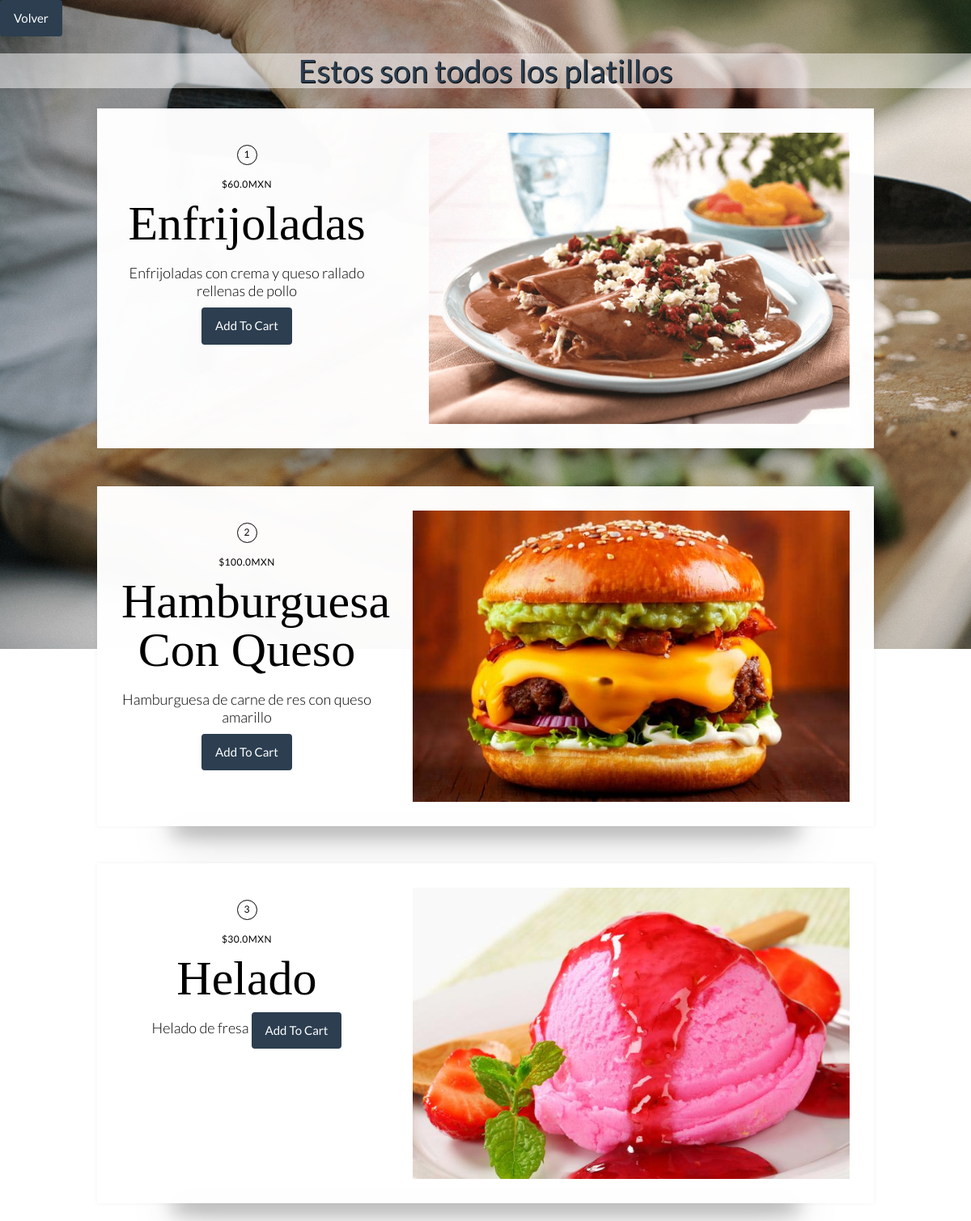
The page /ver_menu/ (signed in) on the database its author committed.
### platillo/models.py (models this page shows, shortened)
class Platillo(models.Model):
    id = models.AutoField(primary_key=True)
    nombre = models.CharField(max_length=200, unique=True)
    descripcion = models.CharField(max_length=500, null=True)
    precio = models.FloatField(null=False, default=0)
    imagen = models.ImageField(null=True, upload_to=directorio_imagen)
    categoria = models.ForeignKey(
        'categoria.Categoria', on_delete=models.CASCADE)
    class Meta:
        db_table = 'platillo'
        verbose_name_plural = "Platillos"

### cliente/views.py (the view)
# urls.py: path('ver_menu/', views.ver_menu, name="ver_menu"),
@login_required
def ver_menu(request):
    platillos = Platillo.objects.all()
    contexto = {"platillos": platillos}
    return render(request, "cliente/ver_menu.html", contexto)

### templates/cliente/ver_menu.html (shortened to what this page needs)
{% load static %}
<link rel="stylesheet" type="text/css" href={% static 'platillo/css/ver_platillos.css'%}>
<link rel="stylesheet" href="{% static 'css/bootstrap.min.css' %}">
<div class="return-btn" style="text-align: start">
        <a class="btn btn-primary" href="../../../home/">Volver</a>
</div>
<h1>Estos son todos los platillos</h1>
{% for platillo_original in platillos%}
    <div id="{{platillo.id}}">
        <div class="card-container">
  <div class="card u-clearfix">
    <div class="card-body">
      <span class="card-number card-circle subtle">{{platillo_original.id}}</span>
      <span class="card-author subtle">${{platillo_original.precio}}MXN</span>
      <h2 class="card-title">{{platillo_original.nombre}}</h2>
      <span class="card-description subtle">{{platillo_original.descripcion}}</span>
      <a class="btn btn-primary" href="{% url 'cliente:cart_add' platillo_original.id %}">Add To Cart</a>
    </div>
    <img src="{{platillo_original.imagen.url}}" alt="" class="card-media" height="360" width="auto"/>
  </div>
</div><br>
    </div>
{% endfor %}

### platillo/static/platillo/css/ver_platillos.css (style rules this page uses)
h1 { margin-top: 30px; background: rgba(255, 255, 255, 0.5); text-shadow: 1px 1px black; }
*, *:before, *:after { box-sizing: inherit; }
.u-clearfix:before, .u-clearfix:after { content: " "; display: table; }
.u-clearfix:after { clear: both; }
.u-clearfix { *zoom: 1; }
.subtle { color: black; }
.card-container { margin: 25px auto 0; position: relative; width: 80vw; }
.card { background-color: rgba(255, 255, 255, 0.979); padding: 30px; position: relative; box-shadow: 0 0 5px rgba(75, 75, 75, 0.07); z-index: 1; }
.card-body { display: inline-block; float: left; width: 310px; }
.card-number { margin-top: 15px; }
.card-circle { border: 1px solid black; border-radius: 50%; display: inline-block; line-height: 22px; font-size: 12px; height: 25px; text-align: center; width: 25px; }
.card-author { display: block; font-size: 12px; letter-spacing: 0.5px; margin: 15px 0 0; text-transform: uppercase; }
.card-title { font-family: "Cormorant Garamond", serif; color: black; font-size: 60px; font-weight: 300; line-height: 60px; margin: 10px 0; }
.card-description { display: inline-block; font-weight: 300; line-height: 22px; margin: 10px 0; font-size: larger; }
.card-media { float: right; }

### rows shown on the page
Platillo: id "1", precio "60.0", nombre "Enfrijoladas", descripcion "Enfrijoladas con crema y queso rallado rellenas de pollo", imagen (picture)
Platillo: id "2", precio "100.0", nombre "Hamburguesa Con Queso", descripcion "Hamburguesa de carne de res con queso amarillo", imagen (picture)
Platillo: id "3", precio "30.0", nombre "Helado", descripcion "Helado de fresa", imagen (picture)
